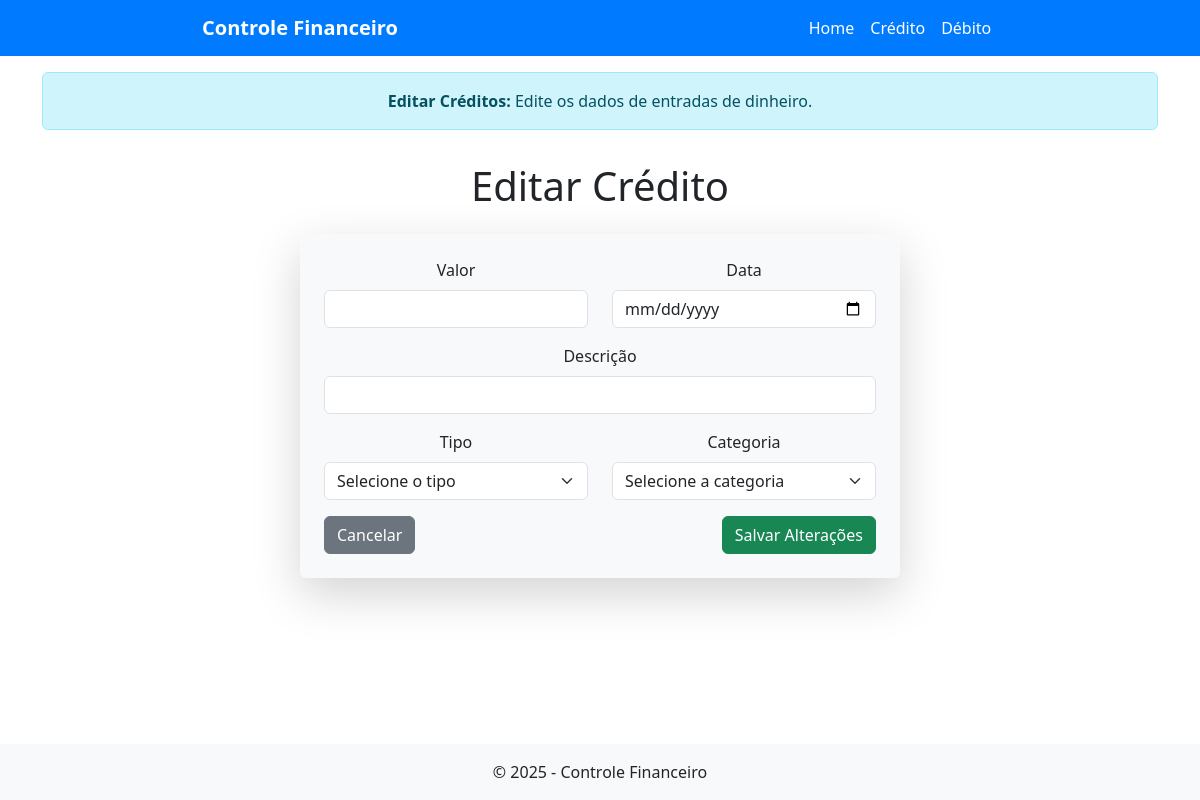
The app's page /editar_credito/1, older data.
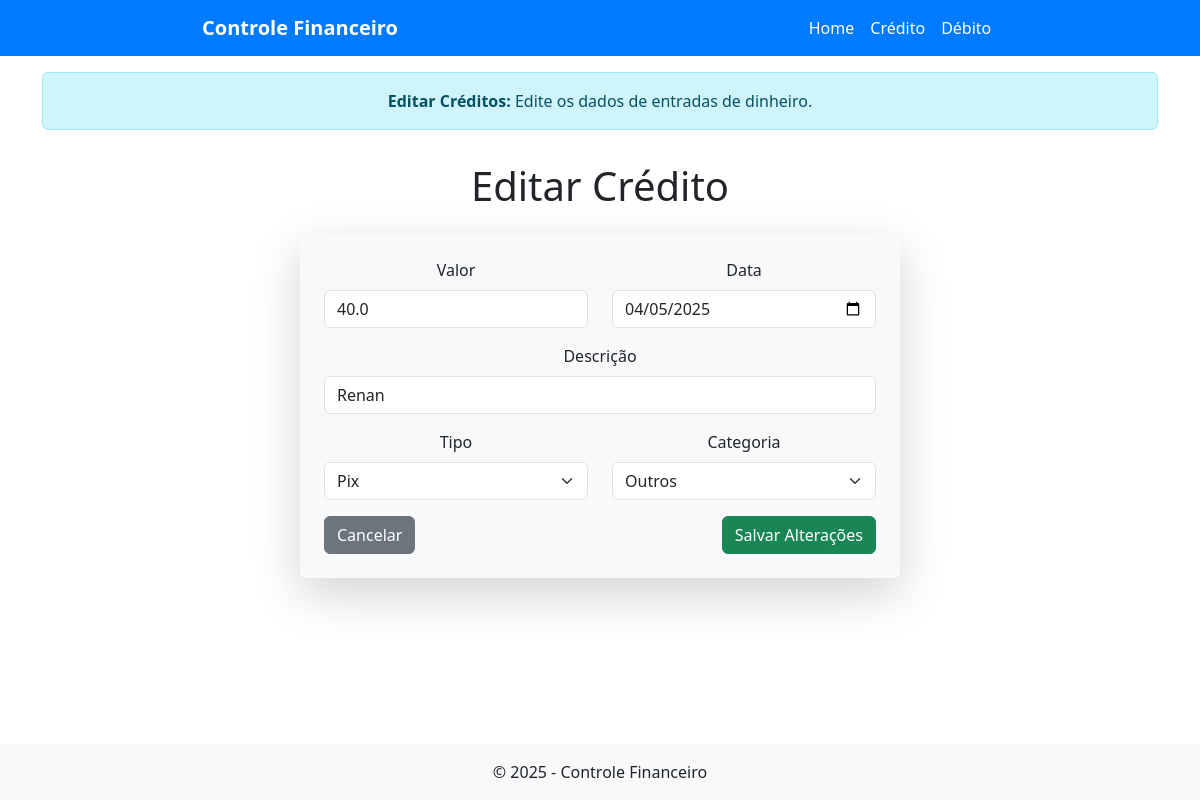
The same page, newer data.
### tables this page shows
CREATE TABLE creditos (
            id INTEGER PRIMARY KEY AUTOINCREMENT,
            valor REAL NOT NULL,
            descricao TEXT NOT NULL,
            tipo TEXT NOT NULL,
            categoria TEXT NOT NULL,
            data TEXT NOT NULL
        );

### app.py (the view, shortened to what this page needs)
@app.route("/editar_credito/<int:id>", methods=["GET", "POST"])
def editar_credito(id):
    conexao = sqlite3.connect("financeiro.db")
    cursor = conexao.cursor()
    cursor.execute("SELECT * FROM creditos WHERE id=?", (id,))
    credito = cursor.fetchone()
    conexao.close()
    return render_template("editar_credito.html", credito=credito)

### templates/editar_credito.html (shortened to what this page needs)
{% extends "base.html" %}
{% block alert %}
    <div class="container mt-3">
        <div class="alert alert-info text-center" role="alert">
            <strong>Editar Créditos:</strong> Edite os dados de entradas de dinheiro.
        </div>
    </div>
{% endblock %}
{% block content %}
<div class="container mt-3">
    <h1 class="mb-4 text-center">Editar Crédito</h1>
    <form method="POST" class="p-4 rounded shadow-lg bg-light mx-auto" style="max-width: 600px;">
        <div class="row">
            <div class="col-md-6 mb-3">
                <label for="valor" class="form-label">Valor</label>
                <input type="number" step="0.01" class="form-control" id="valor" name="valor" value="{{ credito[1] }}" required>
            </div>
            <div class="col-md-6 mb-3">
                <label for="data" class="form-label">Data</label>
                <input type="date" class="form-control" id="data" name="data" value="{{ credito[5] }}" required>
            </div>
        </div>
        <div class="mb-3">
            <label for="descricao" class="form-label">Descrição</label>
            <input type="text" class="form-control" id="descricao" name="descricao" value="{{ credito[2] }}" required>
        </div>
        <div class="row">
            <div class="col-md-6 mb-3">
                <label for="tipo" class="form-label">Tipo</label>
                <select class="form-select" id="tipo" name="tipo" required>
                    <option value="" disabled {% if not credito[3] %}selected{% endif %}>Selecione o tipo</option>
                    <option value="pix" {% if credito[3] == 'pix' %}selected{% endif %}>Pix</option>
                </select>
            </div>
            <div class="col-md-6 mb-3">
                <label for="categoria" class="form-label">Categoria</label>
                <select class="form-select" id="categoria" name="categoria" required>
                    <option value="" disabled {% if not credito[4] %}selected{% endif %}>Selecione a categoria</option>
                    <option value="outros" {% if credito[4] == 'outros' %}selected{% endif %}>Outros</option>
                </select>
            </div>
        </div>
        <div class="d-flex justify-content-between">
            <a href="{{ url_for('credito') }}" class="btn btn-secondary">Cancelar</a>
            <button type="submit" class="btn btn-success">Salvar Alterações</button>
        </div>
    </form>
</div>
{% endblock %}

Row changes from the older to the newer data that the page shows:
added creditos: valor "40.0", data "04/05/2025", descricao "Renan", tipo "Pix", categoria "Outros"
Text that changed along with them:
form field tipo: "Selecione o tipo" → (not shown)
form field categoria: "Selecione a categoria" → (not shown)
